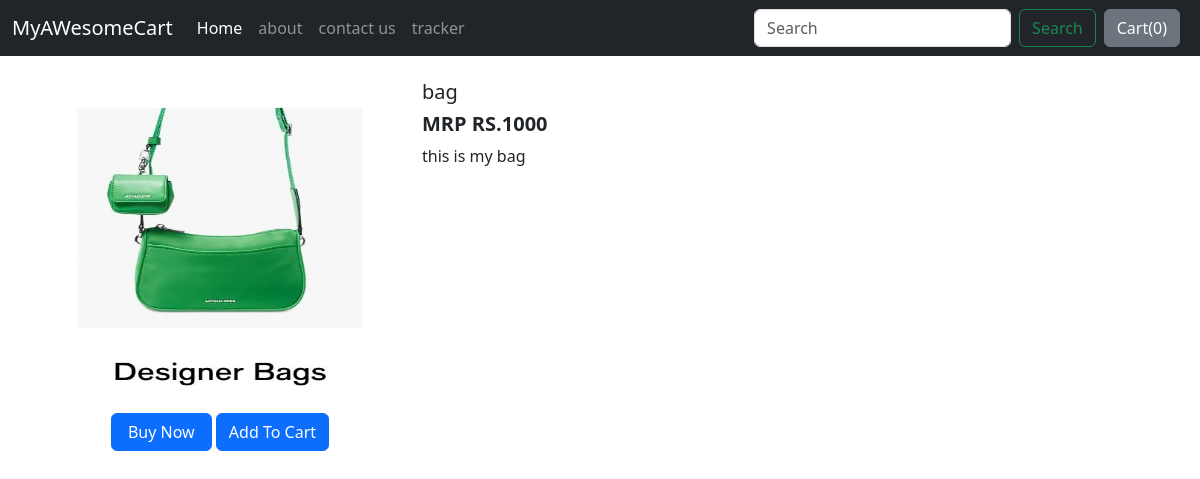
Page /shop/productview/4 on the committed database.
### shop/models.py (models this page shows)
class Product(models.Model):
    product_id = models.AutoField
    product_name = models.CharField(max_length=30)
    category = models.CharField(max_length=50, default="")
    subcategory = models.CharField(max_length=50, default="")
    price = models.IntegerField(default=0)
    product_des = models.CharField(max_length=400)
    pub_date = models.DateField()
    image = models.ImageField(upload_to="shop/images", default="")
    def __str__(self):
        return self.product_name

### shop/views.py (the view)
# urls.py: path('productview/<int:myid>', views.productview, name="product view"),
def productview(request, myid):
    product = Product.objects.filter(id=myid)
    print(product)
    return render(request, 'shop/productview1.html', {'product': product[0]})

### shop/templates/shop/productview1.html (shortened to what this page needs)
{% extends 'shop/basic.html' %}
{% block body %}
<div class="container my-4">
    <div class="row">
        <div class="col-md-4">
            <div class="row">
                <img src="../../../media/{{product.image}}" width="233px" height="333px" alt="">
            </div>
            <div class="text-center">
                <button type="button " class="btn btn-primary px-3">Buy Now</button>
                <button type="button" class="btn btn-primary">Add To Cart</button>
            </div>
        </div>
        <div class="col-md-8">
            <h5>{{product.product_name}}</h5>
            <h5><b>MRP RS.{{product.price}}</b></h5>
            <p>{{product.product_des}}</p>
        </div>
    </div>
</div>
{% endblock %}

### rows in the picture
Product: image (picture), product_name "bag", price "1000", product_des "this is my bag"
